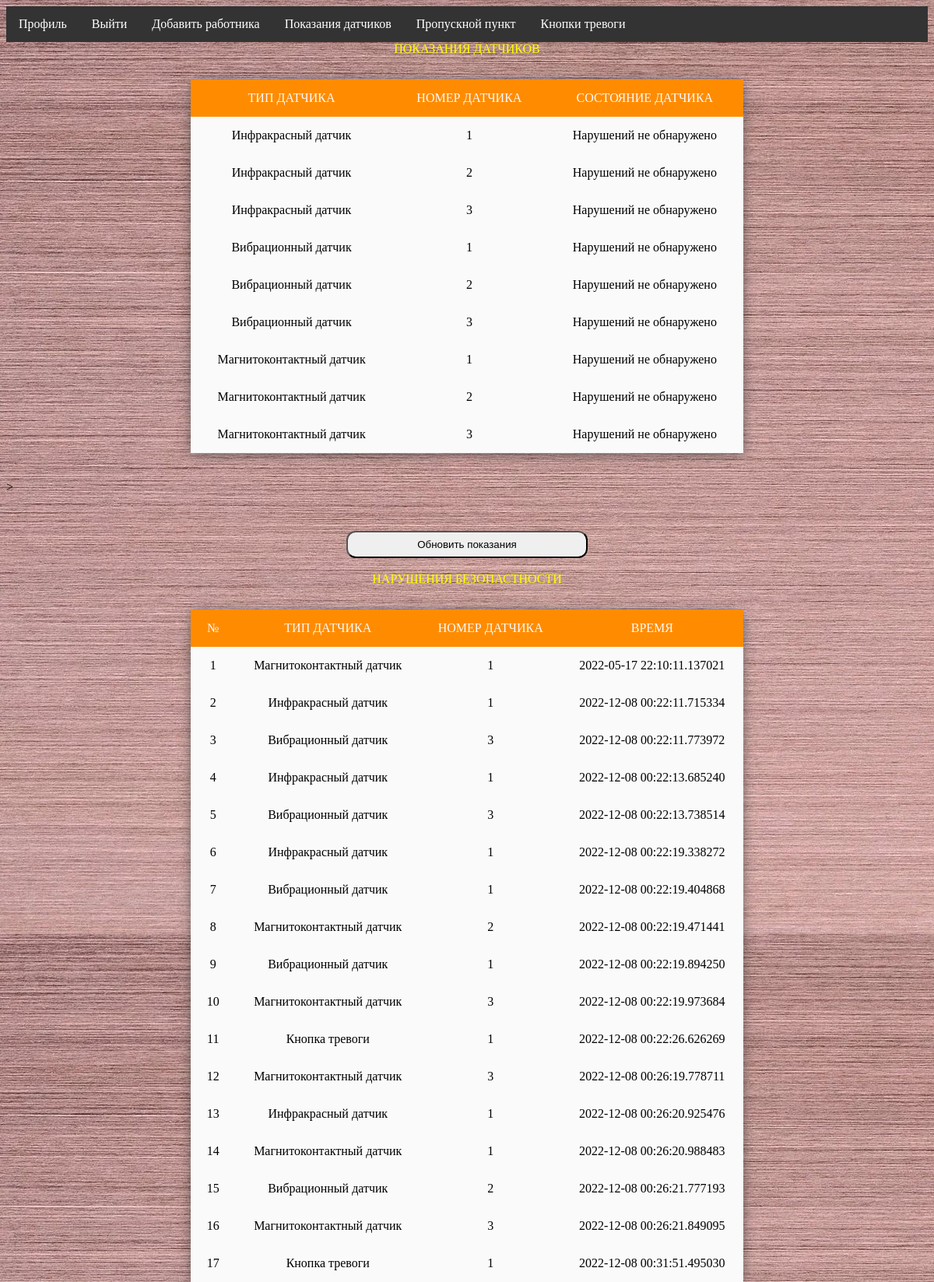
The page /sensors/123456 on the database its author committed.
### tables this page shows
CREATE TABLE Disturbance(
    id INTEGER PRIMARY KEY AUTOINCREMENT,
    Type text NOT NULL,
    number integer not null,
    Time text not null
);

### main.py (the view)
@app.route("/sensors/<int:un>")
def sensors(un):
    db = get_db()
    dbase = FDataBase(db)
    res = dbase.get_by_number(un)
    status = res['Status']
    if status =="работник охраны":
        sen = get_sensors()
        sen_db = dbase.get_disturbance()
        type = list()
        id = list()
        time = list()
        for d in sen_db:
            type.append(d['Type'])
            id.append(d['number'])
            time.append(d['Time'])
        length = len(id)
        return render_template('Sensors.html', UN=un, Sensors=sen,Type=type, Time=time, ID=id, LEN=length)
    else:
        flash('У вас нет доступа к показаниям датчиков', category='error')
        global _current_un
        _current_un = un
        return redirect('/profile')

### Source/FDataBase.py (called while the page is built)
    def get_by_number(self, un):
        try:
            self.__cur.execute("select * from unique_number where UN=:un", {"un": un})
            res = self.__cur.fetchone()
            if res:
                return res
        except sqlite3.Error as e:
            print("Ошибка получения информации о сотруднике"+str(e))
        return False

    def get_disturbance(self):
        try:
            self.__cur.execute("select * from Disturbance ")
            res = self.__cur.fetchall()
            if res:
                return res
        except sqlite3.Error as e:
            print("Ошибка получения данных датчиков"+str(e))
        return False

### main.py (called while the page is built)
def connect_db():
    conn = sqlite3.connect(app.config['DATABASE'])
    conn.row_factory = sqlite3.Row
    return conn

def get_db():
    if not hasattr(g, 'link_db'):
        g.link_db = connect_db()
    return g.link_db

def create_sensors():
    ir_1 = IRSensor(1)
    ir_2 = IRSensor(2)
    ir_3 = IRSensor(3)
    vibr_1 = VibrationSensor(1)
    vibr_2 = VibrationSensor(2)
    vibr_3 = VibrationSensor(3)
    magn_1 = MagneticContactSensor(1)
    magn_2 = MagneticContactSensor(2)
    magn_3 = MagneticContactSensor(3)
    sensors = (ir_1, ir_2, ir_3, vibr_1, vibr_2, vibr_3, magn_1, magn_2, magn_3)
    return sensors

def get_sensors():
    if not hasattr(g, 'sensors'):
        g.sensors = create_sensors()
    return g.sensors

### Templates/Sensors.html (shortened to what this page needs)
<!DOCTYPE html>
<html>
<head>
    <link rel="stylesheet" href="{{url_for ('static',filename='css/Style.css')}}">
</head>
<body>
    <ul>
        <li><a href="{{url_for('profile',un=UN)}}">Профиль</a></li>
        <li><a href="{{url_for('out',un=UN)}}">Выйти</a></li>
        <li><a href="{{url_for('add_number_get',un=UN)}}">Добавить работника</a></li>
        <li><a href="{{url_for('sensors',un=UN)}}">Показания датчиков</a></li>
        <li><a href="{{url_for('enters',un=UN)}}">Пропускной пункт</a></li>
        <li><a href="{{url_for('allert',un=UN)}}">Кнопки тревоги</a></li>
    </ul>
    <table  class="sensors-table">
        <caption> Показания датчиков</caption>
        <tr>
            <th>Тип датчика</th>
            <th>Номер датчика</th>
            <th>Состояние датчика</th>
        </tr>
        {% for sen in Sensors %}
        <tr><td>{{sen.type}}</td><td>{{sen.id}}</td><td>{{sen.status}}</td></tr>
        {% endfor %}
    </table>
    <form method ="post">
        <div class="refresh">
            <button>Обновить показания</button>
        </div>
    </form>
    <table class="disturbance-table">
        <caption> Нарушения безопастности</caption>
        <tr>
            <th>№</th>>
            <th>Тип датчика</th>
            <th>Номер датчика</th>
            <th>Время</th>
        </tr>
        {% for i in range(LEN) %}
        <tr><td>{{i+1}}</td><td>{{Type[i]}}</td><td>{{ID[i]}}</td><td>{{Time[i]}}</td></tr>
        {% endfor %}
    </table>
</body>
</html>

### Static/css/Style.css (style rules this page uses)
body { background-image:url("/static/image/background.jpg"); background-repeat: repeat-y; }
table { margin: auto; width: 60%; border-collapse: collapse; border-spacing: 0; box-shadow: 0 2px 15px rgba(64,64,64,.7); border-radius: 12px 12px 0 0; overflow: hidden; }
caption { color: yellow; text-transform: uppercase; padding-bottom: 30px; }
td , th { padding: 15px 20px; text-align: center; }
th { background-color: darkorange; color: #fafafa; font-weight: 200; text-transform: uppercase; }
tr { width: 100%; background-color: #fafafa; font-family: "Segoe UI Historic"; }
ul { list-style-type: none; margin: 0; padding: 0; overflow: hidden; background-color: #333; }
li { float: left; }
li a { display: block; color: white; text-align: center; padding: 14px 16px; text-decoration: none; }
button { position: relative; height: 35px; width: 310px; top:100px; left: 50%; border-radius: 12px; cursor: pointer; transform: translate(-50%, 0); }
.disturbance-table { position: relative; top:100px; }

### rows shown on the page
Disturbance: Type "Магнитоконтактный датчик", Time "2022-05-17 22:10:11.137021"
Disturbance: Type "Инфракрасный датчик", Time "2022-12-08 00:22:11.715334"
Disturbance: Type "Вибрационный датчик", Time "2022-12-08 00:22:11.773972"
Disturbance: Type "Инфракрасный датчик", Time "2022-12-08 00:22:13.685240"
Disturbance: Type "Вибрационный датчик", Time "2022-12-08 00:22:13.738514"
Disturbance: Type "Инфракрасный датчик", Time "2022-12-08 00:22:19.338272"
Disturbance: Type "Вибрационный датчик", Time "2022-12-08 00:22:19.404868"
Disturbance: Type "Магнитоконтактный датчик", Time "2022-12-08 00:22:19.471441"
Disturbance: Type "Вибрационный датчик", Time "2022-12-08 00:22:19.894250"
Disturbance: Type "Магнитоконтактный датчик", Time "2022-12-08 00:22:19.973684"
Disturbance: Type "Кнопка тревоги", Time "2022-12-08 00:22:26.626269"
Disturbance: Type "Магнитоконтактный датчик", Time "2022-12-08 00:26:19.778711"
Disturbance: Type "Инфракрасный датчик", Time "2022-12-08 00:26:20.925476"
Disturbance: Type "Магнитоконтактный датчик", Time "2022-12-08 00:26:20.988483"
Disturbance: Type "Вибрационный датчик", Time "2022-12-08 00:26:21.777193"
Disturbance: Type "Магнитоконтактный датчик", Time "2022-12-08 00:26:21.849095"
Disturbance: Type "Кнопка тревоги", Time "2022-12-08 00:31:51.495030"

### other values the page prints
{{ sen.type }} "Инфракрасный датчик" "Инфракрасный датчик" "Инфракрасный датчик" "Вибрационный датчик" "Вибрационный датчик" "Вибрационный датчик" "Магнитоконтактный датчик" "Магнитоконтактный датчик" "Магнитоконтактный датчик"
{{ sen.id }} "1" "2" "3" "1" "2" "3" "1" "2" "3"
{{ sen.status }} "Нарушений не обнаружено" "Нарушений не обнаружено" "Нарушений не обнаружено" "Нарушений не обнаружено" "Нарушений не обнаружено" "Нарушений не обнаружено" "Нарушений не обнаружено" "Нарушений не обнаружено" "Нарушений не обнаружено"
{{ i+1 }} "1" "2" "3" "4" "5" "6" "7" "8" "9" "10" "11" "12" "13" "14" "15" "16" "17"
{{ ID[i] }} "1" "1" "3" "1" "3" "1" "1" "2" "1" "3" "1" "3" "1" "1" "2" "3" "1"
